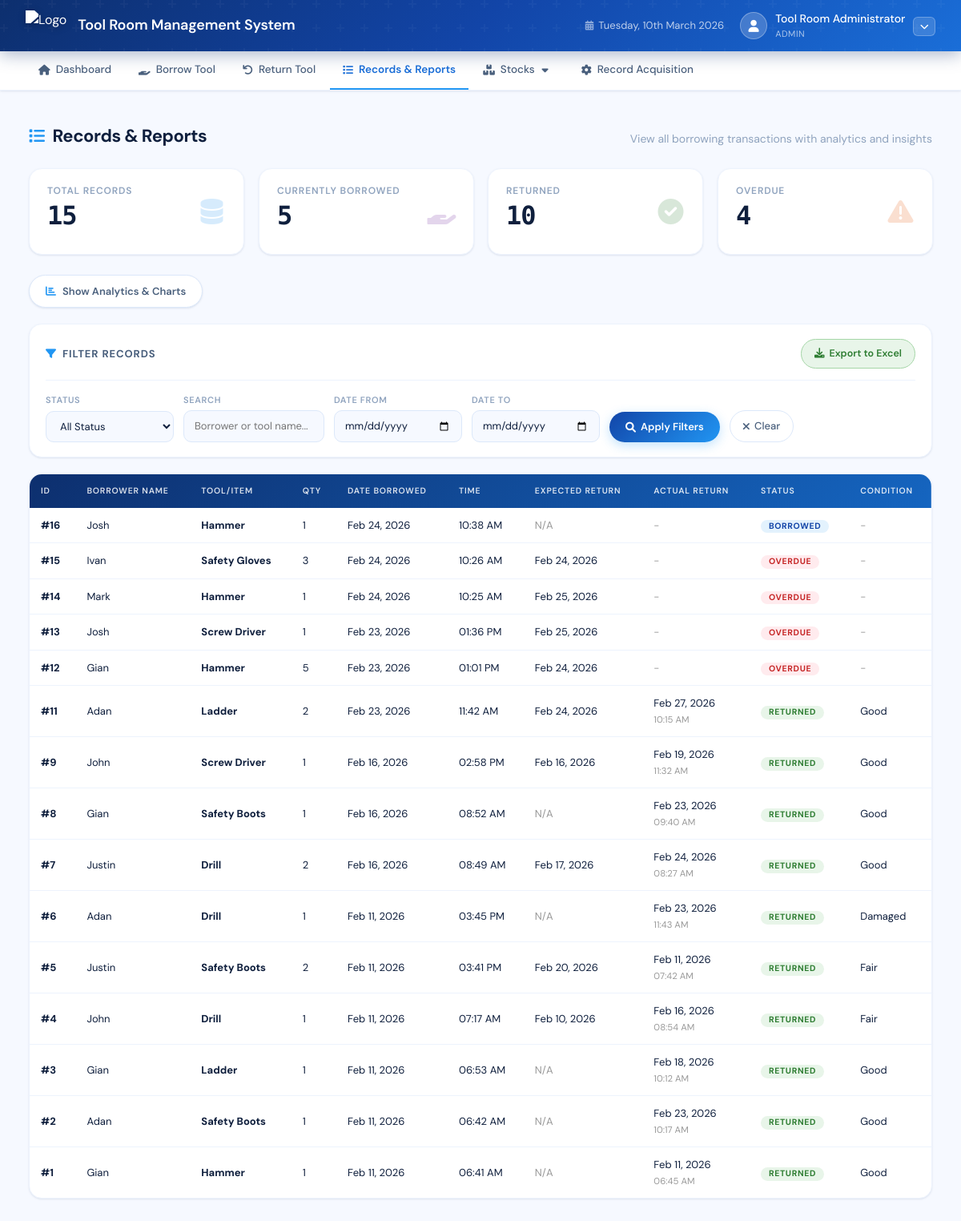
The page /sratool/records.php (signed in) on the database its author committed.
### tables this page shows
CREATE TABLE IF NOT EXISTS `borrowing_records` (
  `transaction_id` int NOT NULL AUTO_INCREMENT,
  `borrower_name` varchar(100) DEFAULT NULL,
  `tool_name` varchar(100) DEFAULT NULL,
  `quantity` int DEFAULT NULL,
  `date_borrowed` date DEFAULT NULL,
  `time_borrowed` time DEFAULT NULL,
  `expected_return_date` date DEFAULT NULL,
  `actual_return_date` date DEFAULT NULL,
  `actual_return_time` time DEFAULT NULL,
  `status` varchar(50) DEFAULT NULL,
  `condition_on_return` varchar(100) DEFAULT NULL,
  `notes` text,
  `created_by` int DEFAULT NULL,
  `created_at` datetime DEFAULT CURRENT_TIMESTAMP,
  `updated_at` datetime DEFAULT CURRENT_TIMESTAMP ON UPDATE CURRENT_TIMESTAMP,
  PRIMARY KEY (`transaction_id`),
  KEY `created_by` (`created_by`)
);

### sratool/records.php (the view, shortened to what this page needs)
<?php
require_once "../config.php";
$records_per_page = 15;
$page = isset($_GET['page']) ? intval($_GET['page']) : 1;
$offset = ($page - 1) * $records_per_page;
$status_filter = isset($_GET['status']) ? $_GET['status'] : 'all';
$search_query = isset($_GET['search']) ? trim($_GET['search']) : '';
$filter_date_from = isset($_GET['date_from']) && !empty($_GET['date_from']) ? $_GET['date_from'] : '';
$filter_date_to = isset($_GET['date_to']) && !empty($_GET['date_to']) ? $_GET['date_to'] : '';
$where_conditions = [];
$params = [];
$types = "";
$where_sql = count($where_conditions) > 0 ? "WHERE " . implode(" AND ", $where_conditions) : "";
$sql = "SELECT * FROM borrowing_records $where_sql ORDER BY date_borrowed DESC, time_borrowed DESC LIMIT ? OFFSET ?";
$limit_params = $params;
$limit_params[] = $records_per_page;
$limit_params[] = $offset;
$limit_types = $types . "ii";
$stmt = $conn->prepare($sql);
if (!empty($params)) {
    $stmt->bind_param($limit_types, ...$limit_params);
} else {
    $stmt->bind_param("ii", $records_per_page, $offset);
}
$stmt->execute();
$records = $stmt->get_result();
$stats = [];
$stats['total'] = $conn->query("SELECT COUNT(*) as count FROM borrowing_records")->fetch_assoc()['count'];
$stats['borrowed'] = $conn->query("SELECT COUNT(*) as count FROM borrowing_records WHERE status = 'borrowed'")->fetch_assoc()['count'];
$stats['returned'] = $conn->query("SELECT COUNT(*) as count FROM borrowing_records WHERE status = 'returned'")->fetch_assoc()['count'];
$stats['overdue'] = $conn->query("SELECT COUNT(*) as count FROM borrowing_records WHERE status = 'overdue' OR (status = 'borrowed' AND expected_return_date < CURDATE())")->fetch_assoc()['count'];
?>
<!DOCTYPE html>
<html lang="en">
<head>
    <link href="https://cdn.jsdelivr.net/npm/bootstrap@5.1.3/dist/css/bootstrap.min.css" rel="stylesheet">
    <link rel="stylesheet" href="https://cdnjs.cloudflare.com/ajax/libs/font-awesome/6.0.0/css/all.min.css">
    <link rel="stylesheet" href="css/records.css">
    <link rel="stylesheet" href="css/responsive.css">
</head>
<body>
<?php include 'navigation.php'; ?>
    <div class="main-content">
        <div class="page-header">
            <h2><i class="fas fa-list"></i> Records & Reports</h2>
            <p>View all borrowing transactions with analytics and insights</p>
        </div>
        <div class="stats-row">
            <div class="stat-card">
                <div class="stat-info">
                    <h3>Total Records</h3>
                    <div class="stat-number"><?php echo $stats['total']; ?></div>
                </div>
                <i class="fas fa-database stat-icon blue"></i>
            </div>
            <div class="stat-card">
                <div class="stat-info">
                    <h3>Currently Borrowed</h3>
                    <div class="stat-number"><?php echo $stats['borrowed']; ?></div>
                </div>
                <i class="fas fa-hand-holding stat-icon purple"></i>
            </div>
            <div class="stat-card">
                <div class="stat-info">
                    <h3>Returned</h3>
                    <div class="stat-number"><?php echo $stats['returned']; ?></div>
                </div>
                <i class="fas fa-check-circle stat-icon green"></i>
            </div>
            <div class="stat-card">
                <div class="stat-info">
                    <h3>Overdue</h3>
                    <div class="stat-number"><?php echo $stats['overdue']; ?></div>
                </div>
                <i class="fas fa-exclamation-triangle stat-icon orange"></i>
            </div>
        </div>
        <button class="toggle-analytics" onclick="toggleAnalytics()">
            <i class="fas fa-chart-bar"></i> <span id="toggleText">Show Analytics & Charts</span>
        </button>
        <div class="filters-section">
            <div class="filters-header">
                <h3><i class="fas fa-filter"></i> Filter Records</h3>
                <a href="export.php?<?php echo http_build_query($_GET); ?>" class="btn-export">
                    <i class="fas fa-download"></i> Export to Excel
                </a>
            </div>
            <form method="GET" action="" class="filters-form">
                <div class="filter-group">
                    <label class="filter-label">Status</label>
                    <select name="status" class="filter-select">
                        <option value="all" <?php echo $status_filter == 'all' ? 'selected' : ''; ?>>All Status</option>
                    </select>
                </div>
                <div class="filter-group">
                    <label class="filter-label">Search</label>
                    <input
                        type="text"
                        name="search"
                        class="filter-input"
                        placeholder="Borrower or tool name..."
                        value="<?php echo htmlspecialchars($search_query); ?>"
                    >
                </div>
                <div class="filter-group">
                    <label class="filter-label">Date From</label>
                    <input
                        type="date"
                        name="date_from"
                        class="filter-input"
                        value="<?php echo htmlspecialchars($filter_date_from); ?>"
                    >
                </div>
                <div class="filter-group">
                    <label class="filter-label">Date To</label>
                    <input
                        type="date"
                        name="date_to"
                        class="filter-input"
                        value="<?php echo htmlspecialchars($filter_date_to); ?>"
                    >
                </div>
                <div class="filter-group">
                    <button type="submit" class="btn-filter">
                        <i class="fas fa-search"></i> Apply Filters
                    </button>
                </div>
                <div class="filter-group">
                    <a href="records.php" class="btn-clear">
                        <i class="fas fa-times"></i> Clear
                    </a>
                </div>
            </form>
        </div>
        <div class="table-section">
            <div class="table-responsive">
                <table>
                    <thead>
                        <tr>
                            <th>ID</th>
                            <th>Borrower Name</th>
                            <th>Tool/Item</th>
                            <th>Qty</th>
                            <th>Date Borrowed</th>
                            <th>Time</th>
                            <th>Expected Return</th>
                            <th>Actual Return</th>
                            <th>Status</th>
                            <th>Condition</th>
                        </tr>
                    </thead>
                    <tbody>
                        <?php if ($records->num_rows > 0): ?>
                            <?php while($row = $records->fetch_assoc()):
                                $is_overdue = ($row['status'] == 'overdue') ||
                                             ($row['status'] == 'borrowed' && $row['expected_return_date'] && strtotime($row['expected_return_date']) < time());
                            ?>
                                <tr>
                                    <td><strong>#<?php echo $row['transaction_id']; ?></strong></td>
                                    <td><?php echo htmlspecialchars($row['borrower_name']); ?></td>
                                    <td><strong><?php echo htmlspecialchars($row['tool_name']); ?></strong></td>
                                    <td><?php echo $row['quantity']; ?></td>
                                    <td><?php echo date('M d, Y', strtotime($row['date_borrowed'])); ?></td>
                                    <td><?php echo date('h:i A', strtotime($row['time_borrowed'])); ?></td>
                                    <td>
                                        <?php
                                        if ($row['expected_return_date']) {
                                            echo date('M d, Y', strtotime($row['expected_return_date']));
                                        } else {
                                            echo '<span style="color: #999;">N/A</span>';
                                        }
                                        ?>
                                    </td>
                                    <td>
                                        <?php
                                        if ($row['actual_return_date']) {
                                            echo date('M d, Y', strtotime($row['actual_return_date']));
                                            if ($row['actual_return_time']) {
                                                echo '<br><small style="color: #999;">' . date('h:i A', strtotime($row['actual_return_time'])) . '</small>';
                                            }
                                        } else {
                                            echo '<span style="color: #999;">-</span>';
                                        }
                                        ?>
                                    </td>
                                    <td>
                                        <span class="badge badge-<?php echo $is_overdue ? 'overdue' : $row['status']; ?>">
                                            <?php echo $is_overdue ? 'OVERDUE' : strtoupper($row['status']); ?>
                                        </span>
                                    </td>
                                    <td>
                                        <?php
                                        if ($row['condition_on_return']) {
                                            echo htmlspecialchars($row['condition_on_return']);
                                        } else {
                                            echo '<span style="color: #999;">-</span>';
                                        }
                                        ?>
                                    </td>
                                </tr>
                            <?php endwhile; ?>
                        <?php endif; ?>
                    </tbody>
                </table>
            </div>
        </div>
    </div>
</body>
</html>

### sratool/css/records.css (style rules this page uses)
.toggle-analytics { background: var(--surface); border: 1.5px solid var(--border); color: var(--text-secondary); padding: 10px 20px; border-radius: var(--radius-xl); font-size: 13px; font-weight: 600; font-family: 'DM Sans', sans-serif; cursor: pointer; display: inline-flex; align-items: center; gap: 8px; margin-bottom: 20px; transition: all 0.2s var(--ease); box-shadow: var(--shadow-sm); }
.toggle-analytics i { color: var(--blue-500); }
.filters-section { background: var(--surface); border-radius: var(--radius-lg); box-shadow: var(--shadow-sm); border: 1px solid var(--border-light); padding: 18px 20px; margin-bottom: 20px; animation: cardIn 0.4s var(--ease-spring) 0.08s both; }
.filters-header { display: flex; justify-content: space-between; align-items: center; margin-bottom: 16px; padding-bottom: 14px; border-bottom: 1px solid var(--border-light); }
.filters-header h3 { font-size: 13px; font-weight: 700; color: var(--text-secondary); text-transform: uppercase; letter-spacing: 0.07em; display: flex; align-items: center; gap: 7px; margin: 0; }
.filters-header h3 i { color: var(--blue-500); }
.btn-export { background: var(--green-100); color: var(--green-600); border: 1.5px solid #a5d6a7; padding: 8px 16px; border-radius: var(--radius-xl); font-size: 12.5px; font-weight: 600; font-family: 'DM Sans', sans-serif; cursor: pointer; display: inline-flex; align-items: center; gap: 6px; text-decoration: none; transition: all 0.2s var(--ease); }
.filters-form { display: flex; flex-wrap: wrap; gap: 12px; align-items: flex-end; }
.filter-group { display: flex; flex-direction: column; gap: 5px; }
.filter-label { font-size: 11px; font-weight: 600; color: var(--text-muted); text-transform: uppercase; letter-spacing: 0.06em; }
.filter-select, .filter-input { padding: 9px 13px; border: 1.5px solid var(--border); border-radius: var(--radius-md); font-size: 13px; font-family: 'DM Sans', sans-serif; color: var(--text-primary); background: var(--surface-2); min-width: 160px; transition: border-color 0.2s, box-shadow 0.2s; }
.btn-filter { background: linear-gradient(135deg, var(--blue-800), var(--blue-500)); color: white; border: none; padding: 9px 20px; border-radius: var(--radius-xl); font-size: 13px; font-weight: 600; font-family: 'DM Sans', sans-serif; cursor: pointer; display: flex; align-items: center; gap: 6px; transition: all 0.2s var(--ease); box-shadow: 0 4px 14px rgba(33,150,243,0.28); white-space: nowrap; }
.btn-clear { background: var(--surface); color: var(--text-secondary); border: 1.5px solid var(--border); padding: 9px 16px; border-radius: var(--radius-xl); font-size: 13px; font-weight: 500; font-family: 'DM Sans', sans-serif; cursor: pointer; display: flex; align-items: center; gap: 6px; text-decoration: none; transition: all 0.2s var(--ease); white-space: nowrap; }
.table-section { background: var(--surface); border-radius: var(--radius-lg); box-shadow: var(--shadow-sm); border: 1px solid var(--border-light); overflow: hidden; animation: cardIn 0.4s var(--ease-spring) 0.14s both; }
.table-responsive { overflow-x: auto; }
.table-section table { width: 100%; border-collapse: collapse; font-size: 13px; }
.table-section table thead tr { background: linear-gradient(135deg, var(--blue-900), var(--blue-700, #1565C0)); }
.table-section table thead th { padding: 13px 14px; text-align: left; font-size: 10.5px; font-weight: 600; color: rgba(255,255,255,0.85); text-transform: uppercase; letter-spacing: 0.08em; white-space: nowrap; }
.table-section table tbody tr { border-bottom: 1px solid var(--border-light); transition: background 0.15s; }
.table-section table tbody tr:last-child { border-bottom: none; }
.table-section table tbody td { padding: 12px 14px; color: var(--text-primary); vertical-align: middle; }

### sratool/css/responsive.css (style rules this page uses)
*, *::before, *::after { box-sizing: border-box; }
body { overflow-x: hidden; }

### rows shown on the page
borrowing_records: transaction_id "16", borrower_name "Josh", tool_name "Hammer", quantity "1", date_borrowed "Feb 24, 2026", time_borrowed "10:38 AM", shows "N/A", status "BORROWED"
borrowing_records: transaction_id "15", borrower_name "Ivan", tool_name "Safety Gloves", quantity "3", date_borrowed "Feb 24, 2026", time_borrowed "10:26 AM", expected_return_date "Feb 24, 2026", status "OVERDUE"
borrowing_records: transaction_id "14", borrower_name "Mark", tool_name "Hammer", quantity "1", date_borrowed "Feb 24, 2026", time_borrowed "10:25 AM", expected_return_date "Feb 25, 2026", status "OVERDUE"
borrowing_records: transaction_id "13", borrower_name "Josh", tool_name "Screw Driver", quantity "1", date_borrowed "Feb 23, 2026", time_borrowed "01:36 PM", expected_return_date "Feb 25, 2026", status "OVERDUE"
borrowing_records: transaction_id "12", borrower_name "Gian", tool_name "Hammer", quantity "5", date_borrowed "Feb 23, 2026", time_borrowed "01:01 PM", expected_return_date "Feb 24, 2026", status "OVERDUE"
borrowing_records: transaction_id "11", borrower_name "Adan", tool_name "Ladder", quantity "2", date_borrowed "Feb 23, 2026", time_borrowed "11:42 AM", expected_return_date "Feb 24, 2026", actual_return_date "Feb 27, 2026", actual_return_time "10:15 AM", status "RETURNED", condition_on_return "Good"
borrowing_records: transaction_id "9", borrower_name "John", tool_name "Screw Driver", quantity "1", date_borrowed "Feb 16, 2026", time_borrowed "02:58 PM", expected_return_date "Feb 16, 2026", actual_return_date "Feb 19, 2026", actual_return_time "11:32 AM", status "RETURNED", condition_on_return "Good"
borrowing_records: transaction_id "8", borrower_name "Gian", tool_name "Safety Boots", quantity "1", date_borrowed "Feb 16, 2026", time_borrowed "08:52 AM", shows "N/A", actual_return_date "Feb 23, 2026", actual_return_time "09:40 AM", status "RETURNED", condition_on_return "Good"
borrowing_records: transaction_id "7", borrower_name "Justin", tool_name "Drill", quantity "2", date_borrowed "Feb 16, 2026", time_borrowed "08:49 AM", expected_return_date "Feb 17, 2026", actual_return_date "Feb 24, 2026", actual_return_time "08:27 AM", status "RETURNED", condition_on_return "Good"
borrowing_records: transaction_id "6", borrower_name "Adan", tool_name "Drill", quantity "1", date_borrowed "Feb 11, 2026", time_borrowed "03:45 PM", shows "N/A", actual_return_date "Feb 23, 2026", actual_return_time "11:43 AM", status "RETURNED", condition_on_return "Damaged"
borrowing_records: transaction_id "5", borrower_name "Justin", tool_name "Safety Boots", quantity "2", date_borrowed "Feb 11, 2026", time_borrowed "03:41 PM", expected_return_date "Feb 20, 2026", actual_return_date "Feb 11, 2026", actual_return_time "07:42 AM", status "RETURNED", condition_on_return "Fair"
borrowing_records: transaction_id "4", borrower_name "John", tool_name "Drill", quantity "1", date_borrowed "Feb 11, 2026", time_borrowed "07:17 AM", expected_return_date "Feb 10, 2026", actual_return_date "Feb 16, 2026", actual_return_time "08:54 AM", status "RETURNED", condition_on_return "Fair"
borrowing_records: transaction_id "3", borrower_name "Gian", tool_name "Ladder", quantity "1", date_borrowed "Feb 11, 2026", time_borrowed "06:53 AM", shows "N/A", actual_return_date "Feb 18, 2026", actual_return_time "10:12 AM", status "RETURNED", condition_on_return "Good"
borrowing_records: transaction_id "2", borrower_name "Adan", tool_name "Safety Boots", quantity "1", date_borrowed "Feb 11, 2026", time_borrowed "06:42 AM", shows "N/A", actual_return_date "Feb 23, 2026", actual_return_time "10:17 AM", status "RETURNED", condition_on_return "Good"
borrowing_records: transaction_id "1", borrower_name "Gian", tool_name "Hammer", quantity "1", date_borrowed "Feb 11, 2026", time_borrowed "06:41 AM", shows "N/A", actual_return_date "Feb 11, 2026", actual_return_time "06:45 AM", status "RETURNED", condition_on_return "Good"

### other values the page prints
$_SESSION['full_name'] "Tool Room Administrator"
$_SESSION['role'] "ADMIN"
$stats['total'] "15"
$stats['borrowed'] "5"
$stats['returned'] "10"
$stats['overdue'] "4"
